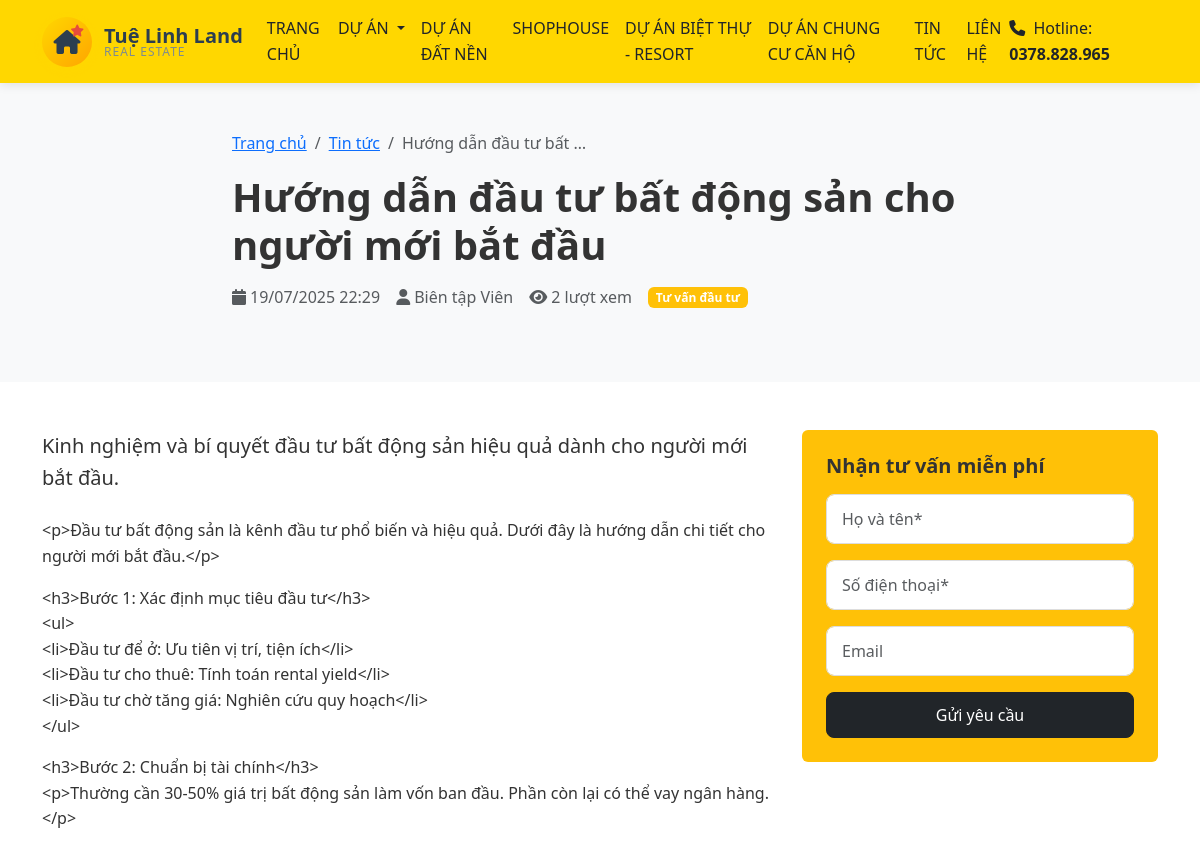
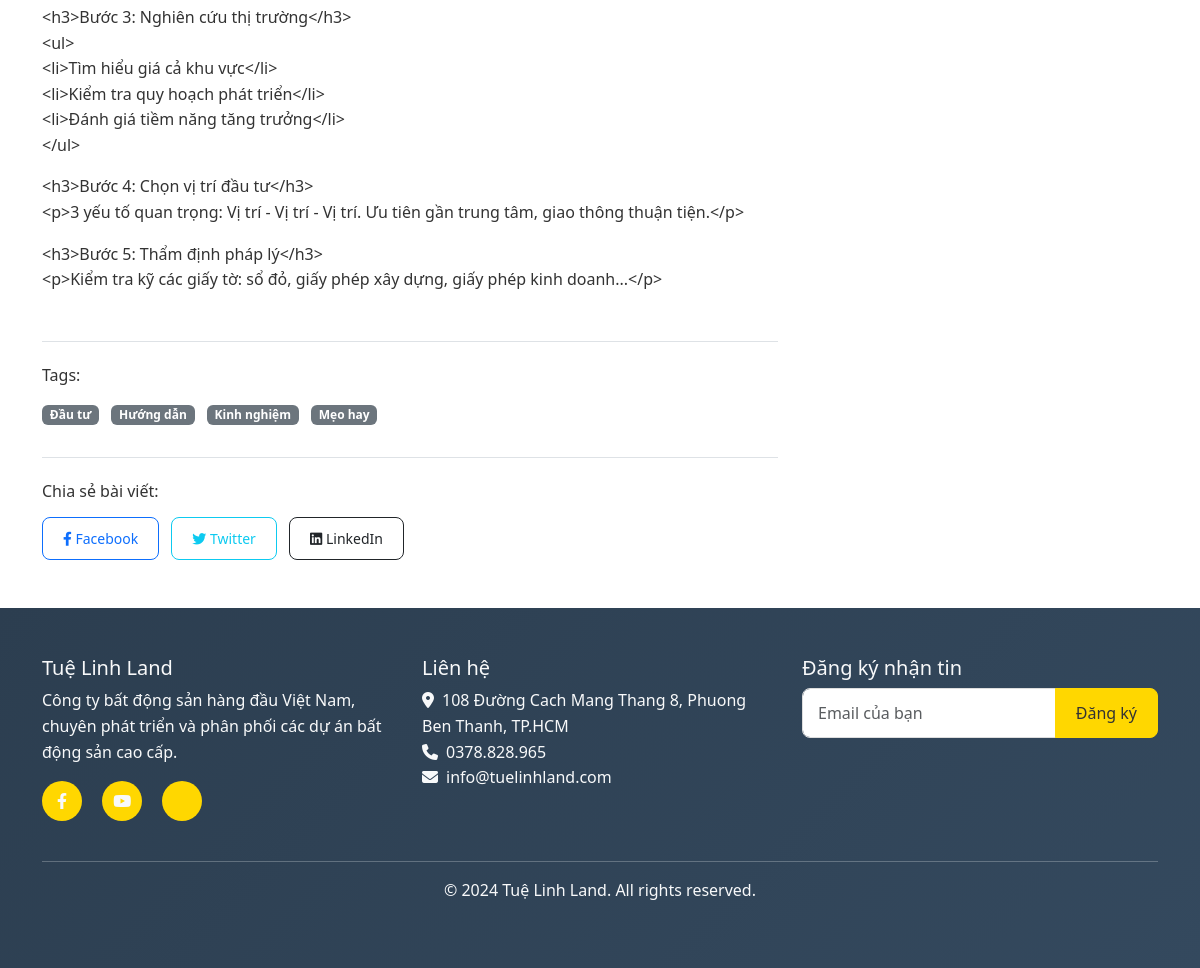
Page /tin-tuc/huong-dan-dau-tu-bat-dong-san-cho-nguoi-moi-bat-dau/ on the committed database (2 pictures, top to bottom).
### news/models.py (models this page shows, shortened)
class News(models.Model):
    STATUS_CHOICES = [
        ('draft', 'Bản nháp'),
        ('published', 'Đã xuất bản'),
        ('archived', 'Lưu trữ'),
    ]
    title = models.CharField(max_length=200, verbose_name="Tiêu đề")
    slug = models.SlugField(unique=True, verbose_name="Slug")
    excerpt = models.TextField(max_length=300, verbose_name="Tóm tắt")
    content = models.TextField(verbose_name="Nội dung")
    featured_image = models.ImageField(
        upload_to='news/images/',
        blank=True,
        null=True,
        verbose_name="Ảnh đại diện"
    )
    category = models.ForeignKey(
        Category,
        on_delete=models.CASCADE,
        related_name='news',
        verbose_name="Danh mục"
    )
    author = models.ForeignKey(
        User,
        on_delete=models.CASCADE,
        verbose_name="Tác giả"
    )
    status = models.CharField(
        max_length=20,
        choices=STATUS_CHOICES,
        default='draft',
        verbose_name="Trạng thái"
    )
    is_featured = models.BooleanField(default=False, verbose_name="Tin nổi bật")
    views_count = models.PositiveIntegerField(default=0, verbose_name="Lượt xem")
    created_at = models.DateTimeField(auto_now_add=True, verbose_name="Ngày tạo")
    updated_at = models.DateTimeField(auto_now=True, verbose_name="Ngày cập nhật")
    published_at = models.DateTimeField(blank=True, null=True, verbose_name="Ngày xuất bản")
    class Meta:
        verbose_name = "Tin tức"
        verbose_name_plural = "Tin tức"
        ordering = ['-published_at', '-created_at']
    def save(self, *args, **kwargs):
        if not self.slug:
            self.slug = vietnamese_slugify(self.title)
        original_slug = self.slug
        counter = 1
        while News.objects.filter(slug=self.slug).exclude(pk=self.pk).exists():
            self.slug = f"{original_slug}-{counter}"
            counter += 1
        if self.status == 'published' and not self.published_at:
            self.published_at = timezone.now()
        super().save(*args, **kwargs)

class Category(models.Model):
    name = models.CharField(max_length=100, verbose_name="Tên danh mục")
    slug = models.SlugField(unique=True, verbose_name="Slug")
    description = models.TextField(blank=True, verbose_name="Mô tả")
    created_at = models.DateTimeField(auto_now_add=True)
    class Meta:
        verbose_name = "Danh mục"
        verbose_name_plural = "Danh mục"
        ordering = ['name']

class NewsTag(models.Model):
    name = models.CharField(max_length=50, unique=True, verbose_name="Tên tag")
    slug = models.SlugField(unique=True, verbose_name="Slug")
    class Meta:
        verbose_name = "Tag"
        verbose_name_plural = "Tags"

### news/views.py (the view)
# urls.py: re_path(r'^(?P<slug>[-\w]+)/$', views.news_detail, name='detail'),
def news_detail(request, slug):
    news = get_object_or_404(News, slug=slug, status='published')
    news.views_count += 1
    news.save(update_fields=['views_count'])
    related_news = News.objects.filter(
        status='published',
        category=news.category
    ).exclude(id=news.id)[:4]
    tags = NewsTag.objects.filter(newstagrelation__news=news)
    context = {
        'news': news,
        'related_news': related_news,
        'tags': tags,
    }
    return render(request, 'news/news_detail.html', context)

### templates/news/news_detail.html (shortened to what this page needs)
{% extends 'base.html' %}
{% load static %}
{% block content %}
<section class="article-header py-5 bg-light">
    <div class="container">
        <div class="row">
            <div class="col-lg-8 mx-auto">
                <nav aria-label="breadcrumb">
                    <ol class="breadcrumb">
                        <li class="breadcrumb-item"><a href="{% url 'frontend:home' %}">Trang chủ</a></li>
                        <li class="breadcrumb-item"><a href="{% url 'news:list' %}">Tin tức</a></li>
                        <li class="breadcrumb-item active">{{ news.title|truncatewords:5 }}</li>
                    </ol>
                </nav>
                <h1 class="fw-bold mb-3">{{ news.title }}</h1>
                <div class="article-meta d-flex flex-wrap align-items-center text-muted mb-4">
                    <span class="me-3">
                        <i class="fas fa-calendar me-1"></i>{{ news.published_at|date:"d/m/Y H:i" }}
                    </span>
                    <span class="me-3">
                        <i class="fas fa-user me-1"></i>{{ news.author.get_full_name|default:news.author.username }}
                    </span>
                    <span class="me-3">
                        <i class="fas fa-eye me-1"></i>{{ news.views_count }} lượt xem
                    </span>
                    <span class="badge bg-warning">{{ news.category.name }}</span>
                </div>
            </div>
        </div>
    </div>
</section>
<section class="article-content py-5">
    <div class="container">
        <div class="row">
            <div class="col-lg-8">
                <div class="article-body">
                    <div class="lead mb-4">{{ news.excerpt }}</div>
                    <div class="content">{{ news.content|linebreaks }}</div>
                </div>
                {% if tags %}
                <div class="article-tags mt-5 pt-4 border-top">
                    <h6 class="mb-3">Tags:</h6>
                    {% for tag in tags %}
                    <span class="badge bg-secondary me-2 mb-2">{{ tag.name }}</span>
                    {% endfor %}
                </div>
                {% endif %}
                <div class="article-share mt-4 pt-4 border-top">
                    <h6 class="mb-3">Chia sẻ bài viết:</h6>
                    <div class="share-buttons">
                        <a href="https://www.facebook.com/sharer/sharer.php?u={{ request.build_absolute_uri }}"
                           class="btn btn-outline-primary btn-sm me-2" target="_blank">
                            <i class="fab fa-facebook-f"></i> Facebook
                        </a>
                        <a href="https://twitter.com/intent/tweet?url={{ request.build_absolute_uri }}&text={{ news.title }}"
                           class="btn btn-outline-info btn-sm me-2" target="_blank">
                            <i class="fab fa-twitter"></i> Twitter
                        </a>
                        <a href="https://www.linkedin.com/sharing/share-offsite/?url={{ request.build_absolute_uri }}"
                           class="btn btn-outline-dark btn-sm me-2" target="_blank">
                            <i class="fab fa-linkedin"></i> LinkedIn
                        </a>
                    </div>
                </div>
            </div>
            <div class="col-lg-4">
                <div class="sidebar">
                    <div class="contact-form-sidebar bg-warning p-4 rounded">
                        <h5 class="fw-bold mb-3">Nhận tư vấn miễn phí</h5>
                        <form id="sidebarContactForm">
                            <div class="mb-3">
                                <input type="text" name="name" class="form-control" placeholder="Họ và tên*" required>
                            </div>
                            <div class="mb-3">
                                <input type="tel" name="phone" class="form-control" placeholder="Số điện thoại*" required>
                            </div>
                            <div class="mb-3">
                                <input type="email" name="email" class="form-control" placeholder="Email">
                            </div>
                            <button type="submit" class="btn btn-dark w-100">Gửi yêu cầu</button>
                        </form>
                    </div>
                </div>
            </div>
        </div>
    </div>
</section>
{% endblock %}

### static/css/style.css (style rules this page uses)
:root { --primary-color: #FFD700; --secondary-color: #333; --accent-color: #007bff; --text-color: #333; --light-bg: #f8f9fa; }
body { font-family: 'Segoe UI', Tahoma, Geneva, Verdana, sans-serif; line-height: 1.6; color: var(--text-color); }
.form-control { border-radius: 8px; border: 1px solid #ddd; padding: 12px 15px; transition: border-color 0.3s ease, box-shadow 0.3s ease; }
.btn { border-radius: 8px; padding: 10px 20px; font-weight: 500; transition: all 0.3s ease; }
html { scroll-behavior: smooth; }

### rows in the picture
News: title "Hướng dẫn đầu tư bất …", title "Hướng dẫn đầu tư bất động sản cho người mới bắt đầu", published_at "19/07/2025 22:29", author.get_full_name "Biên tập Viên", views_count "2", category.name "Tư vấn đầu tư", excerpt "Kinh nghiệm và bí quyết đầu tư bất động sản hiệu quả dành cho người mới bắt đầu.", content "<p>Đầu tư bất động sản là kênh đầu tư phổ biến và hiệu quả. Dưới đây là hướng dẫn chi tiết cho người mới bắt đầu.</p> <h3>Bước 1: Xác định mục tiêu đầu tư</h3> <ul> <li>Đầu tư để ở: Ưu tiên vị trí, tiện ích</li> <li>Đầu tư cho thuê: Tính toán rental yield</li> <li>Đầu tư chờ tăng giá: Nghiên cứu quy hoạch</li> </ul> <h3>Bước 2: Chuẩn bị tài chính</h3> <p>Thường cần 30-50% giá trị bất động sản làm vốn ban đầu. Phần còn lại có thể vay ngân hàng.</p> <h3>Bước 3: Nghiên cứu thị trường</h3> <ul> <li>Tìm hiểu giá cả khu vực</li> <li>Kiểm tra quy hoạch phát triển</li> <li>Đánh giá tiềm năng tăng trưởng</li> </ul> <h3>Bước 4: Chọn vị trí đầu tư</h3> <p>3 yếu tố quan trọng: Vị trí - Vị trí - Vị trí.…"
NewsTag: name "Đầu tư"
NewsTag: name "Hướng dẫn"
NewsTag: name "Kinh nghiệm"
NewsTag: name "Mẹo hay"
